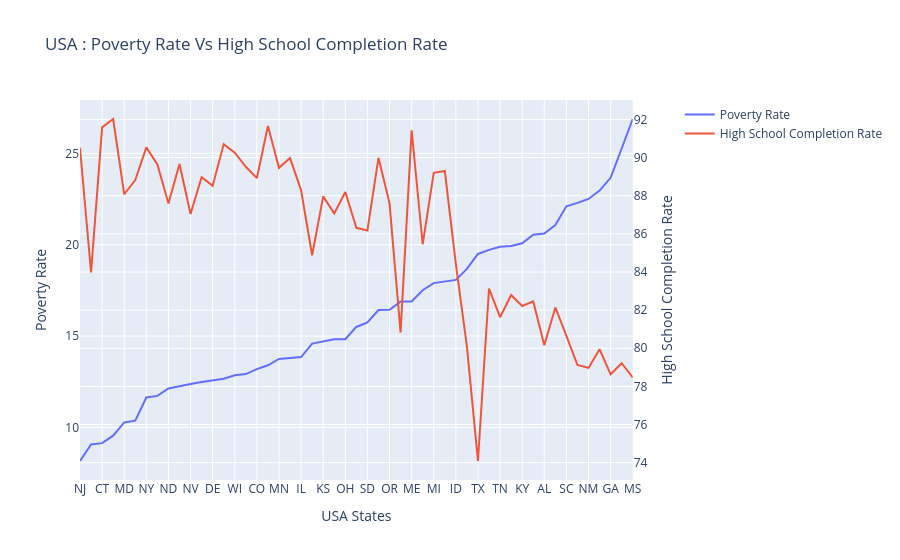

The cell this chart's notebook holds for it:
### Code cell
import plotly.graph_objects as go
from plotly.subplots import make_subplots

# Create figure with secondary y-axis
fig = make_subplots(specs=[[{"secondary_y": True}]])

# Add traces
fig.add_trace(go.Scatter(x=df_poverty_vs_completion_hs["Geographic Area"], 
    y=df_poverty_vs_completion_hs["poverty_rate"], name="Poverty Rate"),secondary_y=False)

fig.add_trace(go.Scatter(x=df_poverty_vs_completion_hs["Geographic Area"], 
    y=df_poverty_vs_completion_hs["percent_completed_hs"], name="High School Completion Rate"),secondary_y=True)



# Add figure title
fig.update_layout(
    title_text="USA : Poverty Rate Vs High School Completion Rate"
)

# Set x-axis title
fig.update_xaxes(title_text="USA States")

# Set y-axes titles
fig.update_yaxes(title_text="Poverty Rate", secondary_y=False)
fig.update_yaxes(title_text="High School Completion Rate", secondary_y=True)

fig.show()

### Figure 1 — Plotly figure (JSON) as saved in the notebook; plotly's stock layout.template omitted (floating-point values rounded to 4 significant figures)
{"data": [{"name": "Poverty Rate", "type": "scatter", "x": ["NJ", "WY", "CT", "MA", "MD", "RI", "NY", "UT", "ND", "IA", "NV", "PA", "DE", "NH", "WI", "NE", "CO", "HI", "MN", "VT", "IL", "VA", "KS", "WA", "OH", "IN", "SD", "MT", "OR", "CA", "ME", "FL", "MI", "DC", "ID", "AK", "TX", "NC", "TN", "MO", "KY", "OK", "AL", "WV", "SC", "LA", "NM", "AR", "GA", "AZ", "MS"], "xaxis": "x", "y": [8.161, 9.064, 9.137, 9.546, 10.27, 10.37, 11.64, 11.72, 12.13, 12.23, 12.37, 12.49, 12.56, 12.66, 12.86, 12.92, 13.19, 13.4, 13.75, 13.79, 13.85, 14.59, 14.72, 14.83, 14.83, 15.5, 15.75, 16.42, 16.44, 16.89, 16.89, 17.51, 17.9, 18.0, 18.08, 18.68, 19.5, 19.72, 19.89, 19.93, 20.08, 20.55, 20.61, 21.08, 22.11, 22.29, 22.51, 22.96, 23.66, 25.27, 26.88], "yaxis": "y"}, {"name": "High School Completion Rate", "type": "scatter", "x": ["NJ", "WY", "CT", "MA", "MD", "RI", "NY", "UT", "ND", "IA", "NV", "PA", "DE", "NH", "WI", "NE", "CO", "HI", "MN", "VT", "IL", "VA", "KS", "WA", "OH", "IN", "SD", "MT", "OR", "CA", "ME", "FL", "MI", "DC", "ID", "AK", "TX", "NC", "TN", "MO", "KY", "OK", "AL", "WV", "SC", "LA", "NM", "AR", "GA", "AZ", "MS"], "xaxis": "x", "y": [90.52, 83.97, 91.59, 92.03, 88.08, 88.82, 90.54, 89.64, 87.6, 89.67, 87.05, 88.97, 88.52, 90.71, 90.26, 89.52, 88.93, 91.67, 89.47, 89.98, 88.29, 84.88, 87.97, 87.07, 88.2, 86.32, 86.18, 89.99, 87.6, 80.82, 91.43, 85.46, 89.21, 89.3, 84.42, 80.1, 74.09, 83.14, 81.63, 82.79, 82.22, 82.46, 80.16, 82.14, 80.65, 79.12, 78.97, 79.95, 78.63, 79.22, 78.47], "yaxis": "y2"}], "layout": {"title": {"text": "USA : Poverty Rate Vs High School Completion Rate"}, "xaxis": {"anchor": "y", "domain": [0, 0.94], "title": {"text": "USA States"}}, "yaxis": {"anchor": "x", "domain": [0, 1], "title": {"text": "Poverty Rate"}}, "yaxis2": {"anchor": "x", "overlaying": "y", "side": "right", "title": {"text": "High School Completion Rate"}}}}
